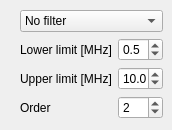
    <widget class="QWidget" name="filter_tab">
     <attribute name="title">
      <string>Filter</string>
     </attribute>
     <widget class="QWidget" name="layoutWidget">
      <property name="geometry">
       <rect>
        <x>20</x>
        <y>10</y>
        <width>143</width>
        <height>111</height>
       </rect>
      </property>
      <layout class="QVBoxLayout" name="verticalLayout_2">
       <item>
        <widget class="QComboBox" name="filter_comboBox">
         <property name="currentText">
          <string>No filter</string>
         </property>
         <property name="currentIndex">
          <number>0</number>
         </property>
         <item>
          <property name="text">
           <string>No filter</string>
          </property>
         </item>
         <item>
          <property name="text">
           <string>AC</string>
          </property>
         </item>
         <item>
          <property name="text">
           <string>Bandpass</string>
          </property>
         </item>
        </widget>
       </item>
       <item>
        <layout class="QFormLayout" name="formLayout_2">
         <item row="0" column="0">
          <widget class="QLabel" name="label_26">
           <property name="locale">
            <locale language="English" country="UnitedKingdom"/>
           </property>
           <property name="text">
            <string>Lower limit [MHz]</string>
           </property>
          </widget>
         </item>
         <item row="0" column="1">
          <widget class="QDoubleSpinBox" name="fmin_spinBox">
           <property name="locale">
            <locale language="English" country="UnitedKingdom"/>
           </property>
           <property name="buttonSymbols">
            <enum>QAbstractSpinBox::UpDownArrows</enum>
           </property>
           <property name="suffix">
            <string/>
           </property>
           <property name="decimals">
            <number>1</number>
           </property>
           <property name="minimum">
            <double>0.000000000000000</double>
           </property>
           <property name="maximum">
            <double>50.000000000000000</double>
           </property>
           <property name="singleStep">
            <double>0.500000000000000</double>
           </property>
           <property name="value">
            <double>0.500000000000000</double>
           </property>
          </widget>
         </item>
         <item row="1" column="0">
          <widget class="QLabel" name="label_31">
           <property name="locale">
            <locale language="English" country="UnitedKingdom"/>
           </property>
           <property name="text">
            <string>Upper limit [MHz]</string>
           </property>
          </widget>
         </item>
         <item row="1" column="1">
          <widget class="QDoubleSpinBox" name="fmax_spinBox">
           <property name="locale">
            <locale language="English" country="UnitedKingdom"/>
           </property>
           <property name="buttonSymbols">
            <enum>QAbstractSpinBox::UpDownArrows</enum>
           </property>
           <property name="suffix">
            <string/>
           </property>
           <property name="decimals">
            <number>1</number>
           </property>
           <property name="minimum">
            <double>0.000000000000000</double>
           </property>
           <property name="maximum">
            <double>50.000000000000000</double>
           </property>
           <property name="singleStep">
            <double>0.500000000000000</double>
           </property>
           <property name="value">
            <double>10.000000000000000</double>
           </property>
          </widget>
         </item>
         <item row="2" column="0">
          <widget class="QLabel" name="label_29">
           <property name="locale">
            <locale language="English" country="UnitedKingdom"/>
           </property>
           <property name="text">
            <string>Order</string>
           </property>
          </widget>
         </item>
         <item row="2" column="1">
          <widget class="QSpinBox" name="filter_order_spinBox">
           <property name="minimum">
            <number>1</number>
           </property>
           <property name="maximum">
            <number>4</number>
           </property>
           <property name="value">
            <number>2</number>
           </property>
          </widget>
         </item>
        </layout>
       </item>
      </layout>
     </widget>
    </widget>
